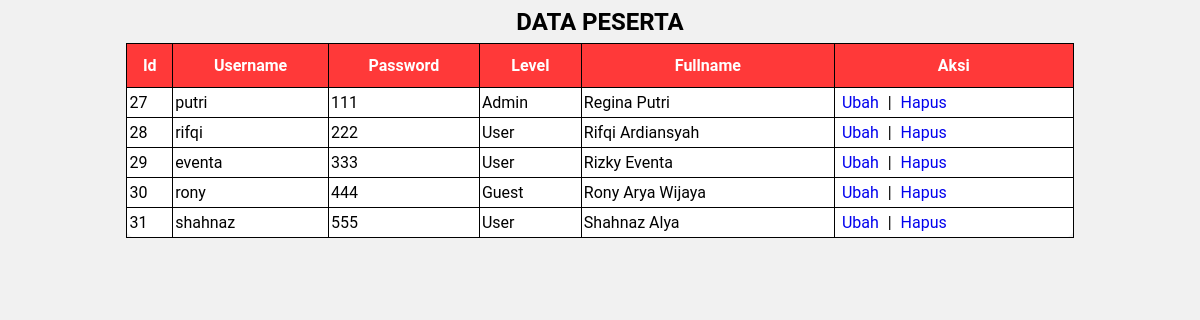
The page / on the database its author committed.
### tables this page shows
CREATE TABLE `tabel_siswa` (
  `Id` int(50) NOT NULL,
  `Username` varchar(50) NOT NULL,
  `Password` varchar(50) NOT NULL,
  `Level` varchar(50) NOT NULL,
  `Fullname` varchar(50) NOT NULL
);

### index.php (the view, shortened to what this page needs)
<html>
<head>
  <link rel="stylesheet" href="style.css">
</head>
<body>
  <div class="container">
  	<h2><center>DATA PESERTA</center></h2>
  	<table class="tabel" align="center">
  <tr>
  	<th>Id</th>
  	<th>Username</th>
  	<th>Password</th>
  	<th>Level</th>
  	<th>Fullname</th>
    <th>Aksi</th>
  </tr></div>
  <?php
  include('koneksi.php');
  $sql_tampil ="SELECT * FROM tabel_siswa";
  $peserta=mysqli_query($conn,$sql_tampil);
  while($baris_data=mysqli_fetch_array($peserta,MYSQLI_ASSOC)){
    ?>
  	<tr>
      <td><?php echo $baris_data['Id']; ?></td>
      <td><?php echo $baris_data['Username']; ?></td>
      <td><?php echo $baris_data['Password']; ?></td>
      <td><?php echo $baris_data['Level']; ?></td>
      <td><?php echo $baris_data['Fullname']; ?></td>
      <td>
			<a class="edit" href="edit.php?id=<?php echo $baris_data['Id']; ?>">Ubah</a> |
			<a class="hapus" href="delete.php?id=<?php echo $baris_data['Id']; ?>">Hapus</a>
		  </td>
  	</tr>
<?php } ?>
</body>
</html>

### style.css (style rules this page uses)
body { background-color: #f1f1f1; font-family: 'roboto'; }
.judul h1,h2,h3 { height: 15px; }
a { padding: 5px; text-decoration: none; }
table { background-color: white; border-radius: 10px; border-collapse: collapse; width: 80%; }
tr { margin-left: 14%; }
table th { border: 1px solid #000; padding: 2px; padding-top: 12px; padding-bottom: 12px; text-align: left; background-color: rgb(255, 57, 57); color: white; text-align: center; }
table td { border: 1px solid #000; padding: 2px; padding-top: 5px; padding-bottom: 5px; text-align: left; color: black; }

### rows shown on the page
tabel_siswa: Id "27", Username "putri", Password "111", Level "Admin", Fullname "Regina Putri"
tabel_siswa: Id "28", Username "rifqi", Password "222", Level "User", Fullname "Rifqi Ardiansyah"
tabel_siswa: Id "29", Username "eventa", Password "333", Level "User", Fullname "Rizky Eventa"
tabel_siswa: Id "30", Username "rony", Password "444", Level "Guest", Fullname "Rony Arya Wijaya"
tabel_siswa: Id "31", Username "shahnaz", Password "555", Level "User", Fullname "Shahnaz Alya"
